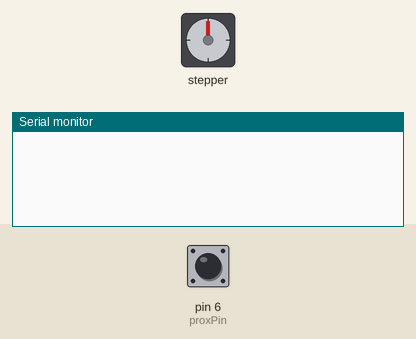
Simulated run of this program. Board: Arduino Mega 2560, built with avr-gcc and run on an emulated ATmega2560. On the bench: stepper motor, the last lines printed to the serial monitor. Wiring (inferred from the names in the program): stepper motor driver (200 steps per turn assumed): step pin 8; direction pin 9; enable pin 10. The test bench sets the inputs (shaded band); at power-on: pin 6 (proxPin) LOW.

Above: at 1.3 s.
1.4 s: pin 6 (proxPin) driven HIGH
At 2.6 s:
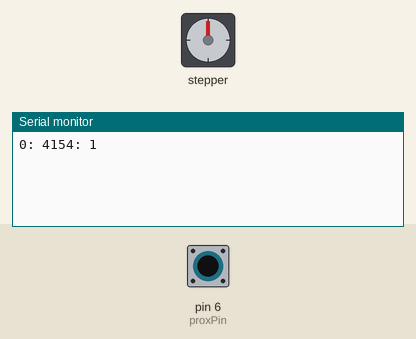
2.9 s: pin 6 (proxPin) pulsed LOW 5 times (0.12 s each, 0.3 s apart)
At 7.6 s:
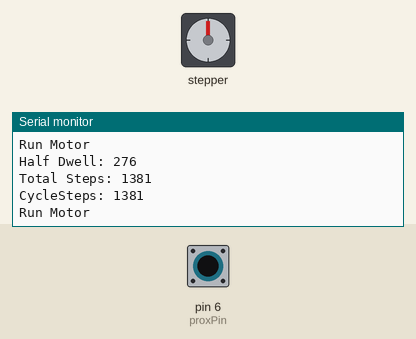

Measured:
- after the input at 1.4 s, the serial monitor: prints a new line at once (image 1)
- after the input at 2.9 s, the serial monitor: prints a new line at once (image 2)

The program:

main.cpp
```cpp
#include <Arduino.h>

void RunMotor(int, int, int);
int RunToHigh(int, int, int);
int RunToLow(int, int, int);
int InitMotor();


const int stepPin = 8; // Step otuput
const int dirPin = 9;  // Direction output
const int enaPin = 10;  // Enable output
const int proxPin = 6;  //Proximity switch input
int CycleSteps;
int StepDelay;
int StepCount;
int HalfDwell;
bool RunOnce;

void setup()
{
    pinMode(stepPin, OUTPUT);
    pinMode(dirPin, OUTPUT);
    pinMode(enaPin, OUTPUT);
    pinMode(proxPin, INPUT);
    digitalWrite(enaPin, HIGH);
    delay(500);
    Serial.begin(9600);
    StepDelay=500;
    CycleSteps=1000;
    CycleSteps=InitMotor();

}

void loop()
{

  char WriteVal[64];


      Serial.write("CycleSteps: ");
      sprintf(WriteVal, "%d",CycleSteps);
       Serial.write(WriteVal);
      Serial.write("\r\n");


    RunMotor(1, CycleSteps, StepDelay);

   delay(1000);


  }


void RunMotor(int Direction, int Steps, int Speed)
//void RunMotor(int Direction, int Speed, int Steps)
{
    digitalWrite(dirPin, Direction); // Set direction
    digitalWrite(enaPin, HIGH);
    Serial.write("Run Motor \r\n");

    for (int i = 0; i < Steps; i++)
    {
      digitalWrite(stepPin, HIGH);
      delayMicroseconds(2); // Adjust for speed
      digitalWrite(stepPin, LOW);
      delayMicroseconds(Speed); // Adjust for speed
    }
}


int InitMotor()
{
    int DwellSteps;
    int TotalSteps;
    long Edges[9];
    int EdgeState[9];
    int EdgeCount;
    bool LastProx=false;
    bool CrntProx=false;
    char WriteVal[64];

    EdgeCount=0;


    digitalWrite(dirPin, 1); // Set direction
    //return 0;

    LastProx=digitalRead(proxPin);

    for (long i = 0; i < 1000000; i++)
    { // Travel 3200 Steps

      CrntProx=digitalRead(proxPin);

      if (LastProx != CrntProx)
        {
        sprintf(WriteVal, "%d",EdgeCount);
        Serial.write(WriteVal);
        Serial.write(": ");

        sprintf(WriteVal, "%d",i);
        Serial.write(WriteVal);
        Serial.write(": ");

        sprintf(WriteVal, "%d", CrntProx);
        Serial.write(WriteVal);
        Serial.write("\r\n");

        Edges[EdgeCount] = i;
        EdgeState[EdgeCount]=CrntProx;


        EdgeCount++;

        if (EdgeCount > 9)
          {
            i=1000001;
          }
        }
        LastProx=CrntProx;


        digitalWrite(stepPin, HIGH);
        delayMicroseconds(2); // Adjust for speed
        digitalWrite(stepPin, LOW);
        delayMicroseconds(200); // Adjust for speed
    }


    if (EdgeState[2]==0)
    {
      Serial.write("Running If \r\n");

      TotalSteps=(((Edges[3]-Edges[1])+(Edges[5]-Edges[3])+(Edges[7]-Edges[5]))/3);

      DwellSteps=(((Edges[3]-Edges[2])+(Edges[5]-Edges[4])+(Edges[7]-Edges[6]))/3);

      HalfDwell=(DwellSteps/2);
      delay(100);
      RunMotor(0,(HalfDwell),150);
    delay(1000);

    }
    else
    {
      Serial.write("Running Else \r\n");
      TotalSteps=(((Edges[4]-Edges[2])+(Edges[6]-Edges[4])+(Edges[8]-Edges[6]))/3);

      DwellSteps=(((Edges[2]-Edges[1])+(Edges[4]-Edges[3])+(Edges[6]-Edges[5]))/3);

      HalfDwell=(DwellSteps/2);
      delay(100);
      RunMotor(1,(HalfDwell),150);
    delay(1000);


    }
    HalfDwell=(DwellSteps/2);


     sprintf(WriteVal, "%d",HalfDwell);
     Serial.write("Half Dwell: ");
     Serial.write(WriteVal);
     Serial.write("\r\n");

     sprintf(WriteVal, "%d",TotalSteps);

     Serial.write("Total Steps: ");
     Serial.write(WriteVal);
     Serial.write("\r\n");

    delay(1000);
    return TotalSteps;


}


int RunToLow(int Direction, int Steps, int Speed)
// Run until prox switch goes Low
{
   bool Triggered;

    digitalWrite(dirPin, Direction); // Set direction
    //return 0;

    for (int i = 0; i < Steps; i++)
    { // Travel 3200 Steps

  Triggered=digitalRead(proxPin);  //

      if (Triggered == LOW) {

          return i;
          i=Steps+1;

      }

        digitalWrite(stepPin, HIGH);
        delayMicroseconds(2); // Adjust for speed
        digitalWrite(stepPin, LOW);
        delayMicroseconds(Speed); // Adjust for speed

  //    }
    }
    return 0;
}

int RunToHigh(int Direction, int Steps, int Speed)
// Run until prox switch goes High
{
   bool Triggered;

    digitalWrite(dirPin, Direction); // Set direction
    //return 0;

    for (int i = 0; i < Steps; i++)
    { // Travel 3200 Steps

      Triggered=digitalRead(proxPin);  //

      if (Triggered == HIGH) {

          return i;
          i=Steps+1;

      }

        digitalWrite(stepPin, HIGH);
        delayMicroseconds(2); // Adjust for speed
        digitalWrite(stepPin, LOW);
        delayMicroseconds(Speed); // Adjust for speed

  //    }
    }
    return 0;
}
```
